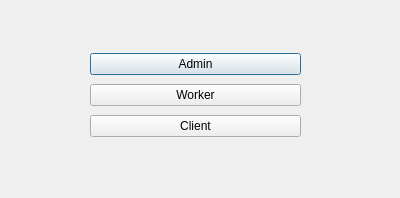
<?xml version="1.0" encoding="UTF-8"?>
<ui version="4.0">
 <class>register_distributor_Window</class>
 <widget class="QDialog" name="register_distributor_Window">
  <property name="geometry">
   <rect>
    <x>0</x>
    <y>0</y>
    <width>400</width>
    <height>198</height>
   </rect>
  </property>
  <property name="windowTitle">
   <string>Dialog</string>
  </property>
  <widget class="QWidget" name="">
   <property name="geometry">
    <rect>
     <x>90</x>
     <y>50</y>
     <width>211</width>
     <height>91</height>
    </rect>
   </property>
   <layout class="QVBoxLayout" name="verticalLayout">
    <item>
     <widget class="QPushButton" name="pushButton_Admin">
      <property name="text">
       <string>Admin</string>
      </property>
     </widget>
    </item>
    <item>
     <widget class="QPushButton" name="pushButton_Worker">
      <property name="text">
       <string>Worker</string>
      </property>
     </widget>
    </item>
    <item>
     <widget class="QPushButton" name="pushButton_Client">
      <property name="text">
       <string>Client</string>
      </property>
     </widget>
    </item>
   </layout>
  </widget>
 </widget>
 <resources/>
 <connections/>
</ui>
